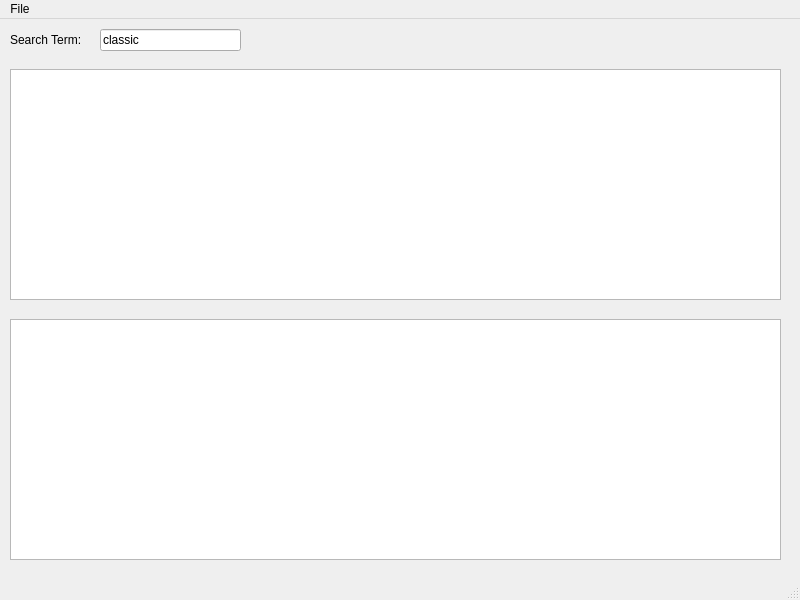
<?xml version="1.0" encoding="UTF-8"?>
<ui version="4.0">
 <class>MainWindow</class>
 <widget class="QMainWindow" name="MainWindow">
  <property name="geometry">
   <rect>
    <x>0</x>
    <y>0</y>
    <width>800</width>
    <height>600</height>
   </rect>
  </property>
  <property name="windowTitle">
   <string>MainWindow</string>
  </property>
  <widget class="QWidget" name="centralwidget">
   <widget class="QLineEdit" name="searchTerm">
    <property name="geometry">
     <rect>
      <x>100</x>
      <y>10</y>
      <width>141</width>
      <height>22</height>
     </rect>
    </property>
    <property name="text">
     <string>classic</string>
    </property>
   </widget>
   <widget class="QLabel" name="label">
    <property name="geometry">
     <rect>
      <x>10</x>
      <y>10</y>
      <width>81</width>
      <height>21</height>
     </rect>
    </property>
    <property name="text">
     <string>Search Term:</string>
    </property>
   </widget>
   <widget class="QTextEdit" name="rawText">
    <property name="geometry">
     <rect>
      <x>10</x>
      <y>50</y>
      <width>771</width>
      <height>231</height>
     </rect>
    </property>
   </widget>
   <widget class="QTextEdit" name="outputText">
    <property name="geometry">
     <rect>
      <x>10</x>
      <y>300</y>
      <width>771</width>
      <height>241</height>
     </rect>
    </property>
   </widget>
  </widget>
  <widget class="QMenuBar" name="menubar">
   <property name="geometry">
    <rect>
     <x>0</x>
     <y>0</y>
     <width>800</width>
     <height>19</height>
    </rect>
   </property>
   <widget class="QMenu" name="menuFile">
    <property name="title">
     <string>File</string>
    </property>
    <addaction name="actionQuit"/>
    <addaction name="actionSearch"/>
    <addaction name="actionGet_Stream"/>
   </widget>
   <addaction name="menuFile"/>
  </widget>
  <widget class="QStatusBar" name="statusbar"/>
  <action name="actionQuit">
   <property name="text">
    <string>Quit</string>
   </property>
  </action>
  <action name="actionSearch">
   <property name="text">
    <string>Search</string>
   </property>
  </action>
  <action name="actionGet_Stream">
   <property name="text">
    <string>Get Stream</string>
   </property>
  </action>
 </widget>
 <resources/>
 <connections/>
</ui>
